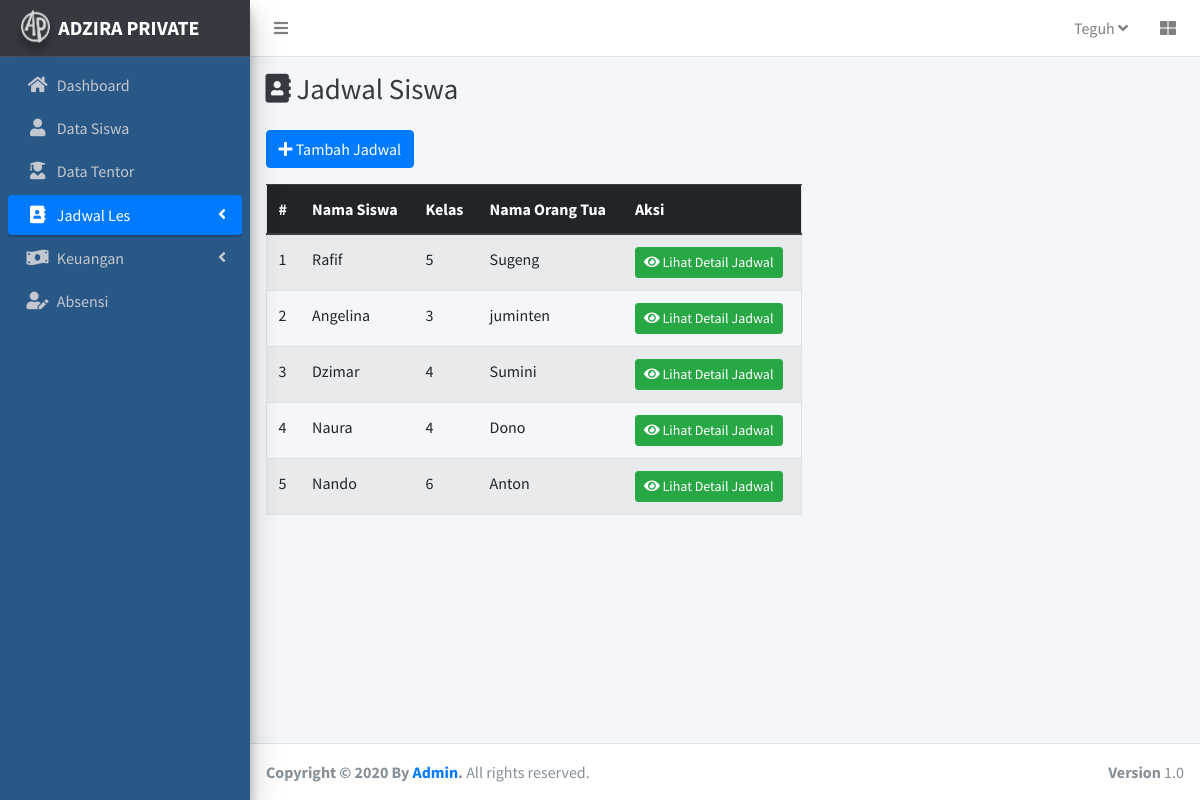
Page /index.php/c_jadwal on the committed database.
### tables this page shows
CREATE TABLE `siswa` (
  `id_siswa` int(11) NOT NULL,
  `nama` varchar(50) NOT NULL,
  `alamat` varchar(255) NOT NULL,
  `kelas` int(3) NOT NULL,
  `tgl_lahir` date NOT NULL,
  `nama_ortu` varchar(50) NOT NULL,
  `tlp_ortu` varchar(12) NOT NULL,
  `image` varchar(50) DEFAULT NULL
);

### application/controllers/C_Jadwal.php (called while the page is built, shortened)
<?php
class C_Jadwal extends CI_Controller{
    public function __construct()
    {
        $this->load->model('Jadwal_model');
        $this->load->model('Siswa_model');
        $this->load->model('Tentor_model');
    }
    public function index()
    {
        $data['siswa'] = $this->Siswa_model->getAllSiswa();
        $data['tentor'] = $this->Tentor_model->getAllTentor();
        $data['hari'] = ['Senin','Selasa','Rabu','Kamis','Jumat','Sabtu','Minggu'];
        $data['judul'] = 'Jadwal Siswa';
        $data['aktifdashboard'] = '';
        $data['aktifsiswa'] = '';
        $data['aktiftentor'] = '';
        $data['aktifjadwal'] = 'active';
        $data['aktifabsensi'] = '';
        $data['aktifkeuangan'] = '';
        $data['user'] = $this->db->get_where('admin')->row_array();
        $this->load->view('template/header',$data);
        $this->load->view('jadwal/index',$data);
        $this->load->view('template/footer');
        $this->load->view('modal/index');
    }
}

### index.php (called while the page is built, shortened)
<?php
require_once BASEPATH.'core/CodeIgniter.php';

### application/models/Siswa_model.php (called while the page is built, shortened)
<?php
class Siswa_model extends CI_model{
    public function getAllSiswa()
    {
       return  $this->db->get('siswa')->result_array();
    }
}

### application/views/jadwal/index.php (the view, shortened to what this page needs)
<div class="content-wrapper">
    <div class="content-header">
      <div class="container-fluid">
        <div class="row mb-2">
          <div class="col-sm-6">
            <h1 class="m-0 text-dark"><i class="fas fa-address-book"></i> Jadwal Siswa</h1>
          </div>
        </div>
      </div>
    </div>
    <section class="content">
        <div class="container">
            <button class="btn btn-primary mb-3" data-toggle="modal" data-target="#ModalTambahJadwal">
              <i class="fas fa-plus"></i> Tambah Jadwal
            </button>
            <table class="table border table-striped col-md-7">
                <thead class="thead-dark">
                    <tr>
                    <th scope="col">#</th>
                    <th scope="col">Nama Siswa</th>
                    <th scope="col">Kelas</th>
                    <th scope="col">Nama Orang Tua</th>
                    <th scope="col">Aksi</th>
                    </tr>
                </thead>
                <tbody>
                    <?php $angka=1; foreach($siswa as $siswa): ?>
                    <tr>
                        <td><?=$angka++;?></td>
                        <td><?= $siswa['nama'] ;?></td>
                        <td><?= $siswa['kelas'] ;?></td>
                        <td><?= $siswa['nama_ortu'] ;?></td>
                        <td>
                            <a href="<?= base_url();?>c_jadwal/detail/<?= $siswa['id_siswa'];?>" class="btn btn-success btn-sm"><i class="fas fa-eye"> </i> Lihat Detail Jadwal</a>
                        </td>
                    </tr>
                    <?php endforeach;?>
                </tbody>
            </table>
        </div>
    </section>
</div>

### application/views/template/header.php (shortened to what this page needs)
<!DOCTYPE html>
<html>
<head>
  <link rel="stylesheet" href="<?= base_url();?>assetAdmin/plugins/fontawesome-free/css/all.min.css">
  <link rel="stylesheet" href="https://code.ionicframework.com/ionicons/2.0.1/css/ionicons.min.css">
  <link rel="stylesheet" href="<?= base_url();?>assetAdmin/plugins/tempusdominus-bootstrap-4/css/tempusdominus-bootstrap-4.min.css">
  <link rel="stylesheet" href="<?= base_url();?>assetAdmin/plugins/icheck-bootstrap/icheck-bootstrap.min.css">
  <link rel="stylesheet" href="<?= base_url();?>assetAdmin/plugins/jqvmap/jqvmap.min.css">
  <link rel="stylesheet" href="<?= base_url();?>assetAdmin/dist/css/adminlte.min.css">
  <link rel="stylesheet" href="<?= base_url();?>assetAdmin/dist/jos.css">
  <link rel="stylesheet" href="<?= base_url();?>assetAdmin/plugins/overlayScrollbars/css/OverlayScrollbars.min.css">
  <link rel="stylesheet" href="<?= base_url();?>assetAdmin/plugins/daterangepicker/daterangepicker.css">
  <link rel="stylesheet" href="<?= base_url();?>assetAdmin/plugins/summernote/summernote-bs4.css">
</head>
<body class="hold-transition sidebar-mini layout-fixed">
<div class="wrapper">
  <nav class="main-header navbar navbar-expand navbar-white navbar-light">
    <ul class="navbar-nav">
      <li class="nav-item">
        <a class="nav-link" data-widget="pushmenu" href="#" role="button"><i class="fas fa-bars"></i></a>
      </li>
    </ul>
    <ul class="navbar-nav ml-auto">
      <li class="nav-item dropdown">
        <a class="nav-link" data-toggle="dropdown" href="#"> <?= $user['username'];?>
          <i class="fas fa-angle-down"></i>
        </a>
      </li>
      <li class="nav-item">
        <a class="nav-link" data-widget="control-sidebar" data-slide="true" href="#" role="button">
          <i class="fas fa-th-large"></i>
        </a>
      </li>
    </ul>
  </nav>
  <aside class="main-sidebar sidebar-dark-primary elevation-4 bg-dark">
    <a href="<?= base_url();?>" class="brand-link">
      <img src="<?= base_url();?>assetAdmin/dist/img/AdminLTELogo.png" alt="AdminLTE Logo" class="brand-image img-circle elevation-3"
           style="opacity: .8">
      <span class="brand-text font-weight-bold">ADZIRA PRIVATE</span>
    </a>
    <div class="sidebar froge">
      <nav class="mt-2">
        <ul class="nav nav-pills nav-sidebar flex-column" data-widget="treeview" role="menu" data-accordion="false">
          <li class="nav-item has-treeview">
            <a href="<?= base_url();?>c_home" class="nav-link <?= $aktifdashboard;?>">
              <i class="nav-icon fas fa-home"></i>
              <p>Dashboard</p>
            </a>
          </li>
          <li class="nav-item has-treeview">
            <a href="<?= base_url();?>c_siswa" class="nav-link <?= $aktifsiswa;?>">
              <i class="nav-icon fas fa-user"></i>
              <p>Data Siswa</p>
            </a>
          </li>
          <li class="nav-item has-treeview">
            <a href="<?= base_url();?>c_tentor" class="nav-link <?= $aktiftentor;?>">
              <i class="nav-icon fas fa-user-graduate"></i>
              <p>Data Tentor</p>
            </a>
          </li>
          <li class="nav-item has-treeview">
            <a href="#" class="nav-link <?= $aktifjadwal;?>">
              <i class="nav-icon fas fa-address-book"></i>
              <p>
                Jadwal Les
                <i class="right fas fa-angle-left"></i>
              </p>
            </a>
          </li>
          <li class="nav-item has-treeview">
            <a href="#" class="nav-link <?= $aktifkeuangan;?>">
              <i class="nav-icon fas fa-money-bill-wave"></i>
              <p>
                Keuangan
                <i class="fas fa-angle-left right"></i>
              </p>
            </a>
          </li>
          <li class="nav-item has-treeview">
            <a href="<?= base_url() ;?>c_absensi" class="nav-link <?= $aktifabsensi;?>">
              <i class="nav-icon fas fa-user-edit"></i>
              <p> Absensi</p>
            </a>
          </li>
        </ul>
      </nav>
    </div>
  </aside>

### rows in the picture
siswa: nama "Rafif", kelas "5", nama_ortu "Sugeng"
siswa: nama "Angelina", kelas "3", nama_ortu "juminten"
siswa: nama "Dzimar", kelas "4", nama_ortu "Sumini"
siswa: nama "Naura", kelas "4", nama_ortu "Dono"
siswa: nama "Nando", kelas "6", nama_ortu "Anton"

### other values in the picture
$user['username'] "Teguh"
